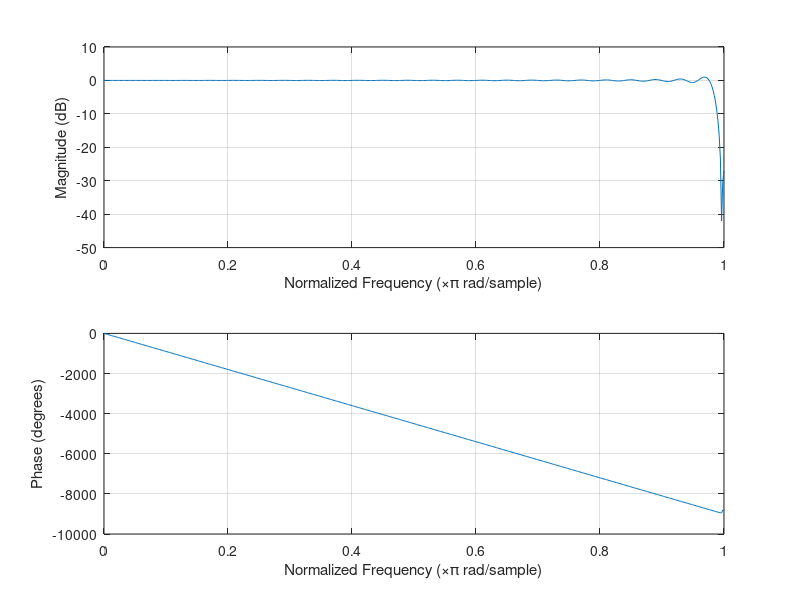

Recreate this plot in MATLAB.
% sincFilter.m

% consider comparing: rectangular, triangle, cosine, sinc

clc; close all;clear;
N = 10;
n = -N:N-1;
f = 10;
h = sin(2*pi*n)./(2*pi*n);
h(isnan(h)) = 1;
h2 = sinc(n);   % This sinc creates a dirac function
plot(n,h); hold on;
plot(n,h2); % These functions are equal
hold off;
N = 50;
n = -N:N-1;
for f = 0.1:0.1:pi   % This "f" is a normalized cut-off freq
    f/pi % normalized cut-off freq
    h = sinc((f/pi)*n);
    h = h/sum(h); % unity gain
    %plot(h);
    %figure;
    freqz(h);
    pause;
end